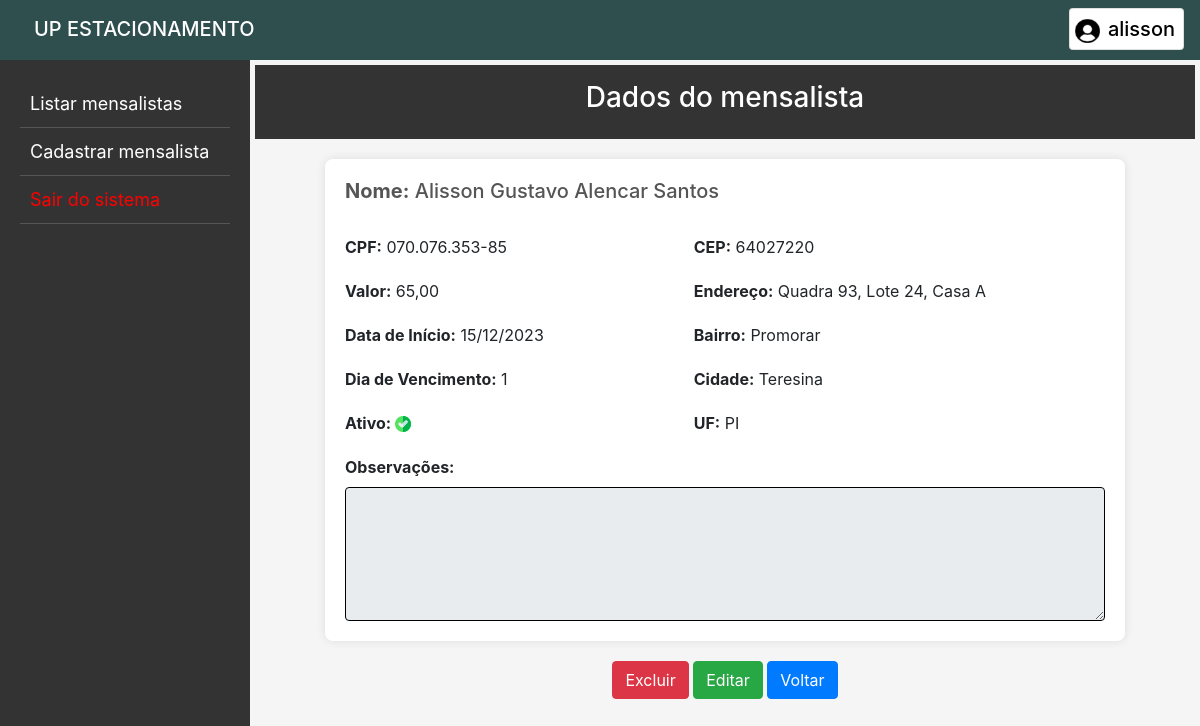
The app's page /mensalista/24 (signed in), older data.
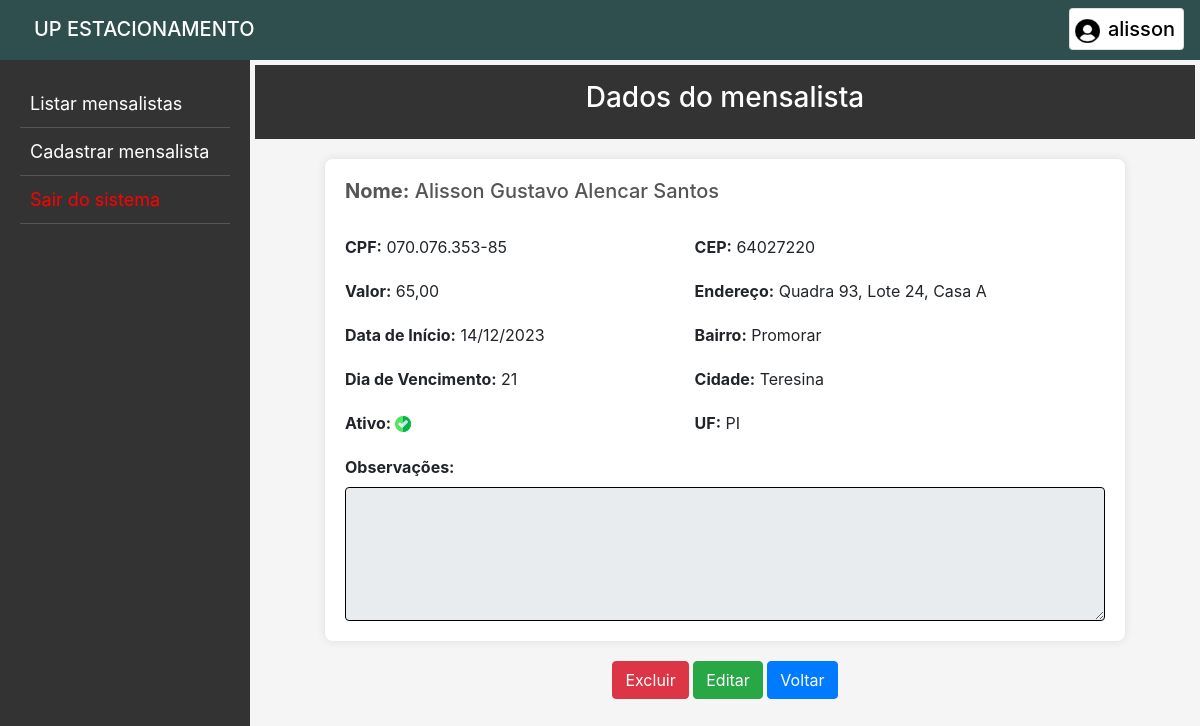
The same page, newer data.
### app_estacionamento/models.py (models this page shows, shortened)
class Mensalista(models.Model):
    id = models.AutoField(primary_key=True)
    situacao = models.BooleanField('Ativo', default=True)
    nome = models.CharField('Nome *', max_length=50)
    cpf = models.CharField('CPF *', max_length=14)
    valor = models.DecimalField('Valor *', max_digits=8, decimal_places=2)
    data_inicial = models.DateField('Data de início *')
    dia_vencimento = models.IntegerField('Dia de vencimento *')
    cep = models.CharField('CEP', max_length=9, blank=True)
    endereco = models.CharField('Endereço', max_length=255)
    bairro = models.CharField('Bairro', max_length=255)
    cidade = models.CharField('Cidade', max_length=255)
    uf = models.CharField('UF', max_length=2)
    obs = models.TextField('Observações', max_length=500, blank=True)

### app_estacionamento/views.py (the view)
# urls.py: path('mensalista/<int:pk>', views.mensalista, name='mensalista'),
@login_required(login_url="login/")
def mensalista(request, pk):
    men = get_object_or_404(Mensalista, id=pk)
    conteudo = {"mensalista": men}
    return render(request, "mensalista.html", conteudo)

### app_estacionamento/templates/mensalista.html (shortened to what this page needs)
{% extends 'base.html' %}
{% block inicio %}
<header>
    <h3>Dados do mensalista</h3>
</header>
<main>
    <h5><strong>Nome:</strong> {{mensalista.nome|title}}</h5>
    <br>
    <div class="info">
        <div>
            <p><strong>CPF:</strong> {{mensalista.cpf}}</p>
            <p><strong>Valor:</strong> {{mensalista.valor}}</p>
            <p><strong>Data de Início:</strong> {{mensalista.data_inicial|date:"d/m/Y" }}</p>
            <p><strong>Dia de Vencimento:</strong> {{mensalista.dia_vencimento}}</p>
            <p><strong>Ativo: </strong>
            {% if mensalista.situacao == True %}
                <img src="../static/img/true.png" alt="">
            {% else %}
                <img src="../static/img/false.png" alt="">
            {% endif %}</p>
        </div>
        <div>
            <p><strong>CEP:</strong> {{mensalista.cep}}</p>
            <p><strong>Endereço:</strong> {{mensalista.endereco|title}}</p>
            <p><strong>Bairro:</strong> {{mensalista.bairro|title}}</p>
            <p><strong>Cidade:</strong> {{mensalista.cidade|title}}</p>
            <p><strong>UF:</strong> {{mensalista.uf|upper}}</p>
        </div>
    </div>
    <label for="id_obs"><strong>Observações:</strong></label>
    <textarea class="form-control" name="obs" id="id_obs" cols="30" rows="5" disabled>{{mensalista.obs|capfirst}}</textarea>
</main>
<center>
    <a href="{% url 'excluir' mensalista.id %}" class="btn btn-danger"
        onclick="return confirm('Deseja excluir PERMANENTEMENTE o(a) mensalista {{mensalista.nome|title}}?')">Excluir</a>
    <a href="{% url 'atualizar_mensalista' mensalista.id %}" class="btn btn-success">Editar</a>
    <a href="{% url 'index' %}" class="btn btn-primary">Voltar</a>
</center>
<br><br><br>
{% endblock %}

Row changes from the older to the newer data that the page shows:
changed Mensalista "Alisson Gustavo Alencar Santos": data_inicial "15/12/2023" → "14/12/2023"; dia_vencimento "1" → "21"
